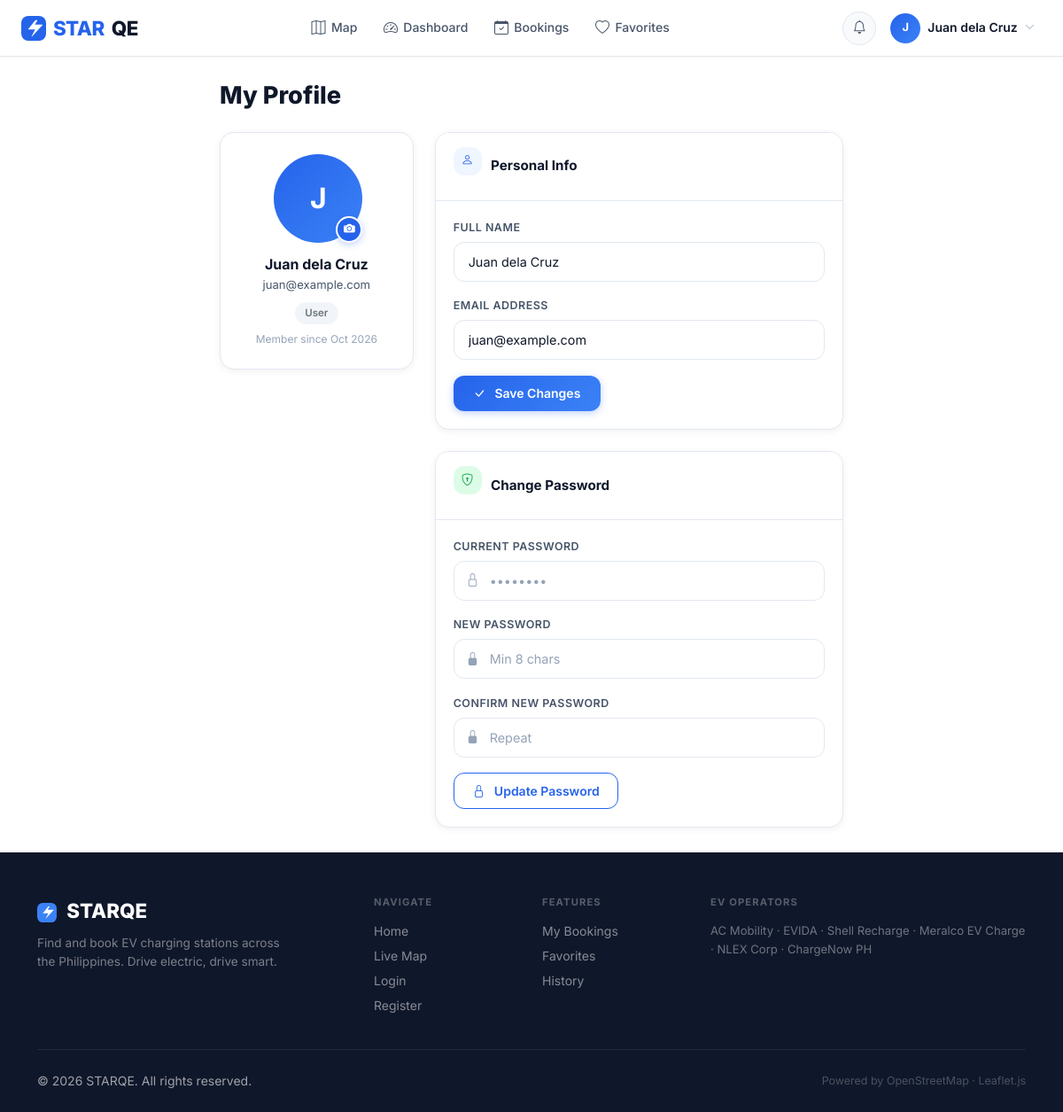
The app's page /profile.php (signed in) with its own data.
### tables this page shows
CREATE TABLE IF NOT EXISTS `users` (
  `user_id`         INT UNSIGNED     NOT NULL AUTO_INCREMENT,
  `fullname`        VARCHAR(120)     NOT NULL,
  `email`           VARCHAR(180)     NOT NULL,
  `password_hash`   VARCHAR(255)     NOT NULL,
  `role`            ENUM('admin','user') NOT NULL DEFAULT 'user',
  `status`          ENUM('enabled','disabled') NOT NULL DEFAULT 'enabled',
  `profile_picture` VARCHAR(255)     DEFAULT NULL,
  `remember_token`  VARCHAR(64)      DEFAULT NULL,
  `created_at`      TIMESTAMP        NOT NULL DEFAULT CURRENT_TIMESTAMP,
  `updated_at`      TIMESTAMP        NOT NULL DEFAULT CURRENT_TIMESTAMP ON UPDATE CURRENT_TIMESTAMP,
  PRIMARY KEY (`user_id`),
  UNIQUE KEY `uq_email` (`email`),
  KEY `idx_role` (`role`),
  KEY `idx_status` (`status`)
);

### profile.php (the view, shortened to what this page needs)
<?php
require_once 'config/config.php';
$user=dbOne('SELECT * FROM users WHERE user_id=?',[uid()]);
include 'includes/header.php';
?>
<div class="page-wrap"><div class="content-pad" style="max-width:760px;margin:0 auto">
  <h1 style="font-size:1.7rem;font-weight:800;margin-bottom:1.5rem">My Profile</h1>
  <div class="row g-4">
    <div class="col-md-4">
      <div class="card-s text-center" style="padding:1.5rem">
        <div style="position:relative;width:96px;height:96px;margin:0 auto 1rem">
          <div class="avatar avatar-xl mx-auto" id="av-container">
            <?php if(!empty($user['profile_picture'])&&file_exists(__DIR__.'/assets/uploads/profiles/'.$user['profile_picture'])): ?>
            <img src="<?= BASE_URL ?>/assets/uploads/profiles/<?= s($user['profile_picture']) ?>" alt="" id="av-img">
            <?php else: ?>
            <span id="av-letter"><?= strtoupper(substr($user['fullname'],0,1)) ?></span>
            <?php endif; ?>
          </div>
          <label for="pic-input" style="position:absolute;bottom:-4px;right:-4px;width:30px;height:30px;border-radius:50%;background:var(--primary);color:#fff;display:flex;align-items:center;justify-content:center;cursor:pointer;font-size:.8rem;border:2px solid #fff;box-shadow:0 2px 8px rgba(37,99,235,.3)">
            <i class="bi bi-camera-fill"></i>
          </label>
        </div>
        <div style="font-weight:700;font-size:1rem"><?= s($user['fullname']) ?></div>
        <div style="font-size:.82rem;color:var(--text-2)"><?= s($user['email']) ?></div>
        <div style="margin-top:.5rem"><?= statusBadge($user['role']) ?></div>
        <div style="font-size:.75rem;color:var(--text-3);margin-top:.4rem">Member since <?= date('M Y',strtotime($user['created_at'])) ?></div>
      </div>
    </div>
    <div class="col-md-8 d-flex flex-column gap-4">
      <div class="card-s">
        <div class="card-hd"><div class="metric-icon blue" style="width:32px;height:32px;font-size:.85rem"><i class="bi bi-person"></i></div><span class="title">Personal Info</span></div>
        <div class="card-bd">
          <div class="form-group"><label class="inp-lbl">Full Name</label><input type="text" class="inp" id="pn" value="<?= s($user['fullname']) ?>"></div>
          <div class="form-group"><label class="inp-lbl">Email Address</label><input type="email" class="inp" id="pe" value="<?= s($user['email']) ?>"></div>
          <button class="btn-primary-s btn" onclick="saveProfile()"><i class="bi bi-check-lg me-1"></i>Save Changes</button>
        </div>
      </div>
      <div class="card-s">
        <div class="card-hd"><div class="metric-icon green" style="width:32px;height:32px;font-size:.85rem"><i class="bi bi-shield-lock"></i></div><span class="title">Change Password</span></div>
        <div class="card-bd">
          <div class="form-group"><label class="inp-lbl">Current Password</label>
            <div class="inp-wrapper"><span class="inp-icon"><i class="bi bi-lock"></i></span><input type="password" class="inp with-icon" id="cp" placeholder="••••••••"></div>
          </div>
          <div class="form-group"><label class="inp-lbl">New Password</label>
            <div class="inp-wrapper"><span class="inp-icon"><i class="bi bi-lock-fill"></i></span><input type="password" class="inp with-icon" id="np" placeholder="Min 8 chars"></div>
          </div>
          <div class="form-group"><label class="inp-lbl">Confirm New Password</label>
            <div class="inp-wrapper"><span class="inp-icon"><i class="bi bi-lock-fill"></i></span><input type="password" class="inp with-icon" id="cnp" placeholder="Repeat"></div>
          </div>
          <button class="btn-outline-s btn" onclick="changePw()"><i class="bi bi-lock me-1"></i>Update Password</button>
        </div>
      </div>
    </div>
  </div>
</div></div>
<?php include 'includes/footer.php'; ?>

### assets/css/style.css (style rules this page uses)
:root { --primary: #2563EB; --primary-dark: #1D4ED8; --primary-lite: #EFF6FF; --secondary: #3B82F6; --accent: #60A5FA; --bg: #FFFFFF; --bg-soft: #F8FAFC; --bg-muted: #F1F5F9; --border: #E2E8F0; --border-dark: #CBD5E1; --text: #0F172A; --text-2: #475569; --text-3: #94A3B8; --text-inv: #FFFFFF; --success: #22C55E; --warning: #F59E0B; --danger: #EF4444; --info: #06B6D4; --shadow-xs: 0 1px 2px rgba(0,0,0,.04); --shadow-sm: 0 2px 8px rgba(0,0,0,.06); --shadow: 0 4px 16px rgba(0,0,0,.08); --shadow-md: 0 8px 24px rgba(0,0,0,.10); --shadow-lg: 0 16px 40px rgba(0,0,0,.12); --shadow-blue: 0 8px 24px rgba(37,99,235,.25); --r-sm: 6px; --r: 12px; --r-lg: 16px; --r-xl: 24px; --r-full:9999px; --nav-h: 64px; --sidebar-w: 260px; --transition: .2s cubic-bezier(.4,0,.2,1); --transition-slow: .35s cubic-bezier(.4,0,.2,1); }
*,*::before,*::after { box-sizing:border-box; margin:0; padding:0; }
html { scroll-behavior:smooth; }
body { font-family:'Inter',system-ui,sans-serif; background:var(--bg); color:var(--text); font-size:15px; line-height:1.6; -webkit-font-smoothing:antialiased; }
h1,h2,h3,h4,h5,h6 { font-weight:700; line-height:1.2; color:var(--text); }
.avatar { width:34px; height:34px; border-radius:50%; background:linear-gradient(135deg,var(--primary),var(--secondary)); color:#fff; display:flex; align-items:center; justify-content:center; font-size:.8rem; font-weight:700; overflow:hidden; flex-shrink:0; }
.avatar-xl { width:100px; height:100px; font-size:2rem; }
.page-wrap { padding-top:var(--nav-h); min-height:100vh; }
.content-pad { padding:1.75rem; }
.card-s { background:#fff; border:1px solid var(--border); border-radius:var(--r-lg); box-shadow:var(--shadow-sm); overflow:hidden; transition:box-shadow var(--transition), transform var(--transition); }
.card-s .card-hd { padding:1rem 1.25rem; border-bottom:1px solid var(--border); display:flex; align-items:center; gap:.65rem; background:#fff; }
.card-s .card-hd .title { font-weight:700; font-size:.95rem; color:var(--text); }
.card-s .card-bd { padding:1.25rem; }
.metric-icon { width:46px; height:46px; border-radius:var(--r); display:flex; align-items:center; justify-content:center; font-size:1.2rem; margin-bottom:.75rem; }
.metric-icon.blue { background:var(--primary-lite); color:var(--primary); }
.metric-icon.green { background:#dcfce7; color:#16a34a; }
.btn-primary-s { background:linear-gradient(135deg,var(--primary),var(--secondary)); color:#fff; border:none; padding:.6rem 1.4rem; border-radius:var(--r); font-weight:600; font-size:.875rem; cursor:pointer; display:inline-flex; align-items:center; gap:.4rem; transition:all var(--transition); box-shadow:0 2px 8px rgba(37,99,235,.3); }
.btn-outline-s { background:transparent; color:var(--primary); border:1.5px solid var(--primary); padding:.55rem 1.3rem; border-radius:var(--r); font-weight:600; font-size:.875rem; cursor:pointer; display:inline-flex; align-items:center; gap:.4rem; transition:all var(--transition); }
.inp { width:100%; padding:.62rem 1rem; border:1.5px solid var(--border); border-radius:var(--r); font-family:inherit; font-size:.9rem; color:var(--text); background:#fff; outline:none; transition:border-color var(--transition), box-shadow var(--transition); appearance:none; }
.inp::placeholder { color:var(--text-3); }
.inp-lbl { font-size:.78rem; font-weight:600; color:var(--text-2); text-transform:uppercase; letter-spacing:.04em; display:block; margin-bottom:.38rem; }
.inp-wrapper { position:relative; }
.inp-icon { position:absolute; left:.9rem; top:50%; transform:translateY(-50%); color:var(--text-3); pointer-events:none; }
.inp.with-icon { padding-left:2.5rem; }
.form-group { margin-bottom:1.1rem; }
.fade-in { animation:fadeIn .4s ease; }

### records on screen
users: fullname "J", fullname "Juan dela Cruz", email "juan@example.com", created_at "Oct 2026"

### other values on screen
$_userInitial "J"
uname() "Juan dela Cruz"
$lbl "User"
